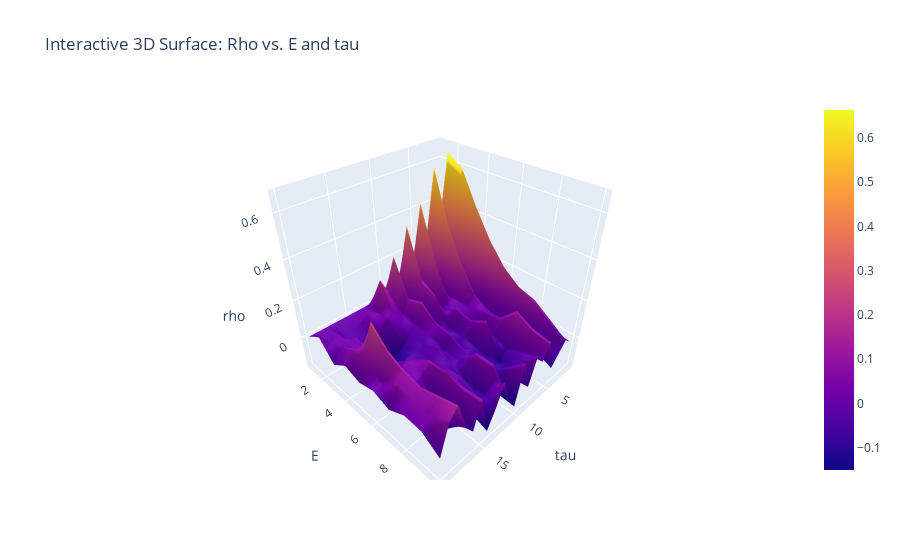

Notebook source saved alongside this figure:
### Code cell
import pandas as pd
from toolbox import ccm_functions as cf
import importlib
importlib.reload(cf)



# Prepare DataFrame
df_X = pd.DataFrame({
    'age': time,
    'X': X,  
})

df_Y = pd.DataFrame({
    'age': time,
    'Y': Y,    
})


cf.find_optimal_E_tau(df_X, df_Y, maxE=10, maxTau=20)

### Figure 1 — Plotly figure (JSON) as saved in the notebook; plotly's stock layout.template omitted (floating-point values rounded to 4 significant figures; data arrays with more than 128 entries replaced by an {"elided": "..."} marker saying what was removed)
{"data": [{"type": "surface", "x": [1, 2, 3, 4, 5, 6, 7, 8, 9, 10, 11, 12, 13, 14, 15, 16, 17, 18, 19, 20], "y": [1, 2, 3, 4, 5, 6, 7, 8, 9, 10], "z": {"elided": "10x20 float values"}}], "layout": {"autosize": true, "scene": {"xaxis": {"title": {"text": "tau"}}, "yaxis": {"title": {"text": "E"}}, "zaxis": {"title": {"text": "rho"}}}, "title": {"text": "Interactive 3D Surface: Rho vs. E and tau"}}}
